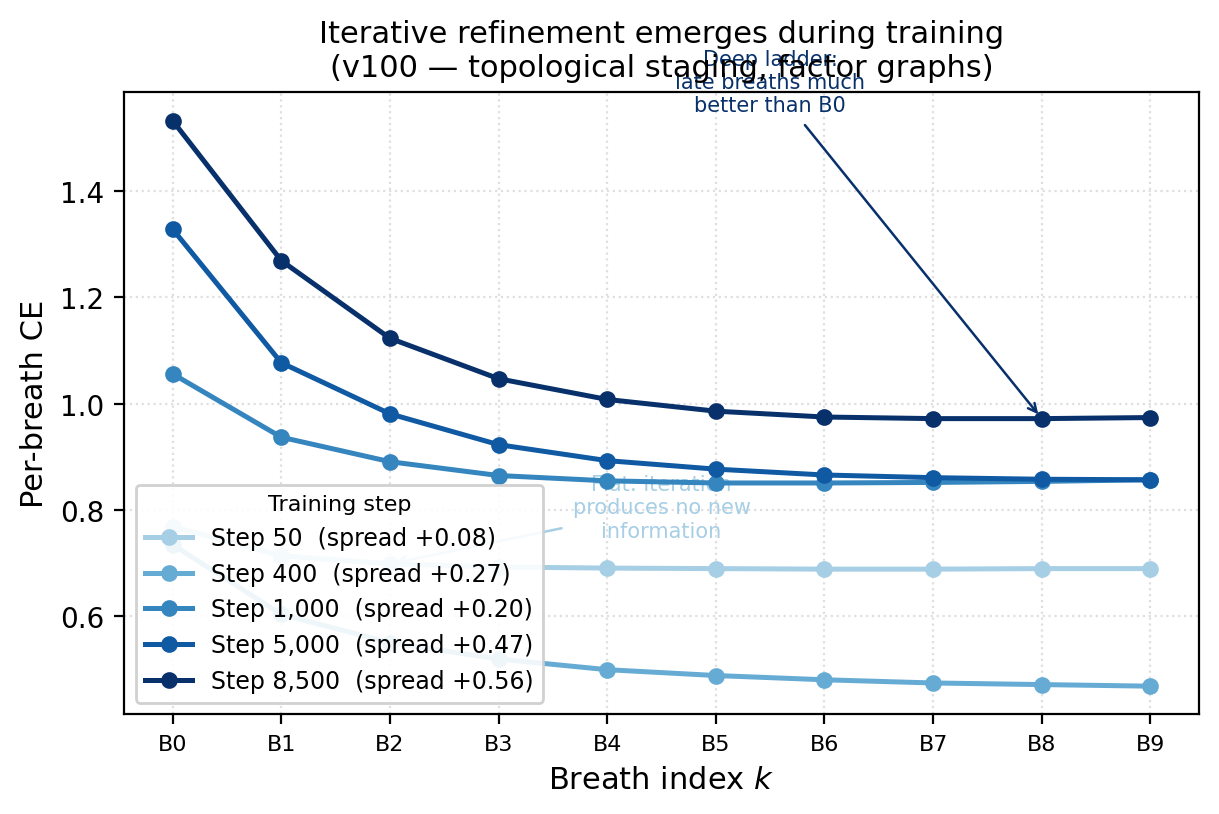

This chart was generated by the following Python code:
"""
Figure 4: Per-breath CE ladder formation across training
Data from /tmp/v100_continue.log, v100 architecture (topological staging, no compression)
Five representative training step snapshots.
"""

import numpy as np
import matplotlib
matplotlib.use("Agg")
import matplotlib.pyplot as plt
import matplotlib.cm as cm
import os

# --- Data parsed from /tmp/v100_continue.log ---
# Each entry: (step, [B0..B9 CE values])
# Parsed via per_breath_ce[B0..B9]: left5 ... right5 format

snapshots = [
    (50,   [0.769, 0.714, 0.699, 0.693, 0.691, 0.690, 0.689, 0.689, 0.690, 0.690]),
    (400,  [0.735, 0.604, 0.551, 0.520, 0.500, 0.489, 0.481, 0.475, 0.472, 0.469]),
    (1000, [1.056, 0.937, 0.891, 0.865, 0.855, 0.851, 0.851, 0.852, 0.854, 0.857]),
    (5000, [1.328, 1.077, 0.981, 0.923, 0.893, 0.877, 0.866, 0.861, 0.858, 0.857]),
    (8500, [1.532, 1.269, 1.123, 1.047, 1.008, 0.986, 0.975, 0.972, 0.972, 0.974]),
]

breath_idx = list(range(10))

# Color map: earlier steps lighter, later darker
cmap = matplotlib.colormaps["Blues"]
n = len(snapshots)
colors = [cmap(0.35 + 0.65 * i / (n - 1)) for i in range(n)]

fig, ax = plt.subplots(figsize=(6.2, 4.2))

for i, (step, vals) in enumerate(snapshots):
    # Compute ladder depth: B0 - B9
    spread = vals[0] - vals[-1]
    label = f"Step {step:,}  (spread {spread:+.2f})"
    ax.plot(breath_idx, vals, "o-", color=colors[i], lw=1.8, ms=5,
            label=label, zorder=4)

ax.set_xlabel("Breath index $k$", fontsize=11)
ax.set_ylabel("Per-breath CE", fontsize=11)
ax.set_title("Iterative refinement emerges during training\n(v100 — topological staging, factor graphs)",
             fontsize=11, pad=6)
ax.set_xticks(breath_idx)
ax.set_xticklabels([f"B{i}" for i in breath_idx], fontsize=8)
ax.legend(fontsize=8.5, loc="lower left", framealpha=0.9,
          title="Training step", title_fontsize=8)
ax.grid(True, ls=":", alpha=0.4)

# Annotate the "flat ladder" vs "deep ladder" arrows
# At step 50, the curve is nearly flat
ax.annotate("Flat: iteration\nproduces no new\ninformation",
            xy=(2, snapshots[0][1][2]), xytext=(4.5, 0.75),
            fontsize=7.5, color=colors[0], ha="center",
            arrowprops=dict(arrowstyle="->", color=colors[0], lw=0.9))

# At step 8500, the curve drops strongly
ax.annotate("Deep ladder:\nlate breaths much\nbetter than B0",
            xy=(8, snapshots[-1][1][8]), xytext=(5.5, 1.55),
            fontsize=7.5, color=colors[-1], ha="center",
            arrowprops=dict(arrowstyle="->", color=colors[-1], lw=0.9))

fig.tight_layout()

out_dir = os.path.dirname(os.path.abspath(__file__))
fig.savefig(os.path.join(out_dir, "fig4_breath_ladder_training.png"), dpi=200, bbox_inches="tight")
fig.savefig(os.path.join(out_dir, "fig4_breath_ladder_training.pdf"), bbox_inches="tight")
print("Saved fig4_breath_ladder_training.{png,pdf}")
